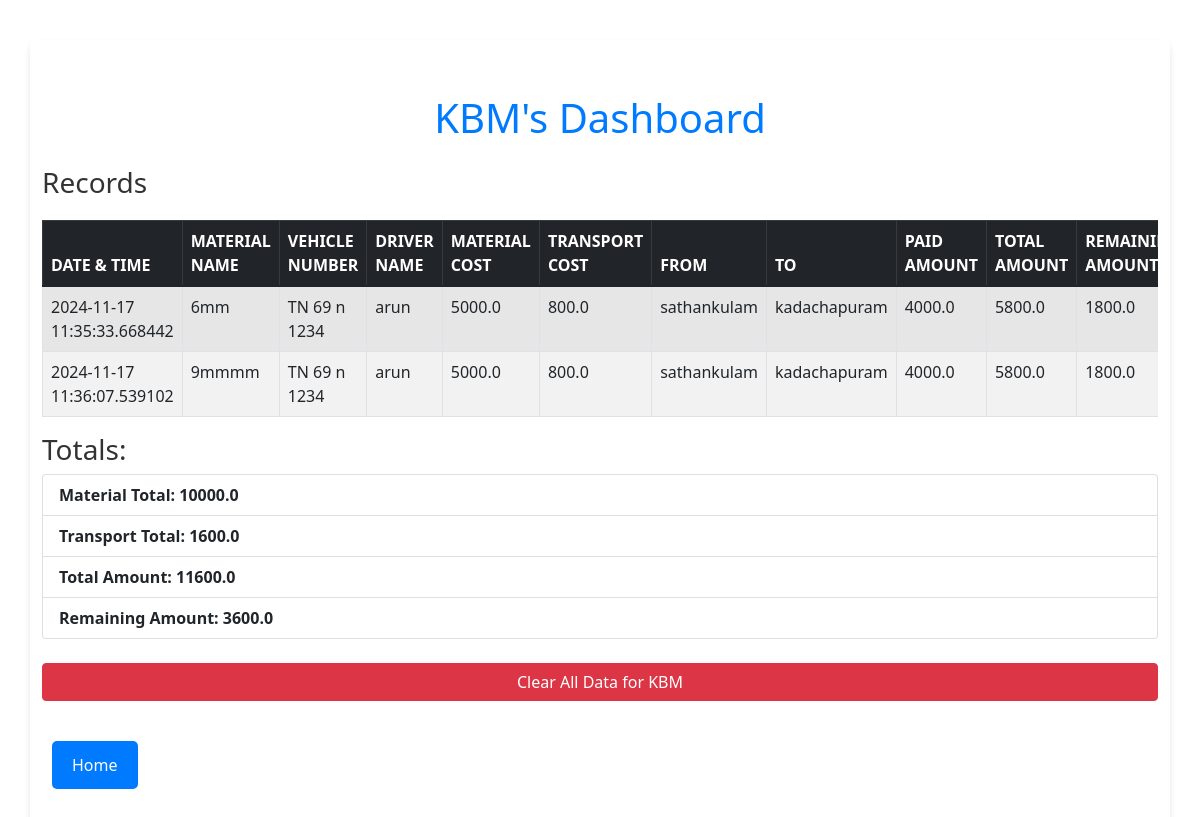
The page /dashboard/KBM on the database its author committed.
### tables this page shows
CREATE TABLE clients (
            id INTEGER PRIMARY KEY,
            name TEXT
        );

CREATE TABLE records (
            id INTEGER PRIMARY KEY AUTOINCREMENT,
            client_id INTEGER,
            datetime TEXT,
            material_name TEXT,
            vehicle_number TEXT,
            driver_name TEXT,
            material_cost REAL,
            transport_cost REAL,
            from_location TEXT,
            to_location TEXT,
            paid_amount REAL,
            total_amount REAL,
            remaining_amount REAL,
            FOREIGN KEY (client_id) REFERENCES clients(id)
        );

### app.py (the view)
@app.route('/dashboard/<client_name>')
def client_dashboard(client_name):
    conn = sqlite3.connect('ada_transport.db')
    c = conn.cursor()
    c.execute("SELECT id FROM clients WHERE name=?", (client_name,))
    client = c.fetchone()
    if client is None:
        flash(f'Client {client_name} not found', 'danger')
        return redirect(url_for('index'))
    client_id = client[0]
    c.execute("SELECT * FROM records WHERE client_id=?", (client_id,))
    records = c.fetchall()
    c.execute("""
        SELECT COALESCE(SUM(material_cost), 0.0), COALESCE(SUM(transport_cost), 0.0),
               COALESCE(SUM(total_amount), 0.0), COALESCE(SUM(remaining_amount), 0.0)
        FROM records WHERE client_id=?
    """, (client_id,))
    totals = c.fetchone()
    material_total, transport_total, total_amount, remaining_total = totals
    conn.close()
    return render_template('dashboard.html',
                           client_name=client_name,
                           records=records,
                           material_total=material_total,
                           transport_total=transport_total,
                           total_amount=total_amount,
                           remaining_total=remaining_total)

### templates/dashboard.html (shortened to what this page needs)
<!DOCTYPE html>
<html lang="en">
<head>
    <link rel="stylesheet" href="{{ url_for('static', filename='styles.css') }}">
    <link rel="stylesheet" href="https://stackpath.bootstrapcdn.com/bootstrap/5.1.3/css/bootstrap.min.css">
</head>
<body>
    <div class="container">
        <h1 class="text-center my-4">{{ client_name }}'s Dashboard</h1>
        <h3>Records</h3>
        <table class="table table-striped table-bordered">
            <thead class="table-dark">
                <tr>
                    <th>Date & Time</th>
                    <th>Material Name</th>
                    <th>Vehicle Number</th>
                    <th>Driver Name</th>
                    <th>Material Cost</th>
                    <th>Transport Cost</th>
                    <th>From</th>
                    <th>To</th>
                    <th>Paid Amount</th>
                    <th>Total Amount</th>
                    <th>Remaining Amount</th>
                </tr>
            </thead>
            <tbody>
                {% for record in records %}
                <tr>
                    <td>{{ record[2] }}</td>
                    <td>{{ record[3] }}</td>
                    <td>{{ record[4] }}</td>
                    <td>{{ record[5] }}</td>
                    <td>{{ record[6] }}</td>
                    <td>{{ record[7] }}</td>
                    <td>{{ record[8] }}</td>
                    <td>{{ record[9] }}</td>
                    <td>{{ record[10] }}</td>
                    <td>{{ record[11] }}</td>
                    <td>{{ record[12] }}</td>
                </tr>
                {% endfor %}
            </tbody>
        </table>
        <h3>Totals:</h3>
        <ul class="list-group mb-4">
            <li class="list-group-item">Material Total: <strong>{{ material_total }}</strong></li>
            <li class="list-group-item">Transport Total: <strong>{{ transport_total }}</strong></li>
            <li class="list-group-item">Total Amount: <strong>{{ total_amount }}</strong></li>
            <li class="list-group-item">Remaining Amount: <strong>{{ remaining_total }}</strong></li>
        </ul>
        <div class="column">
            <form action="{{ url_for('clear_client_data', client_name=client_name) }}" method="post">
                <button type="submit" class="btn btn-danger">Clear All Data for {{ client_name }}</button>
            </form>
            <a href="{{ url_for('home') }}" class="link-button1" style="text-decoration: none;">Home</a>
        </div>
    </div>
</body>
</html>

### rows shown on the page
clients: name "KBM"
records: datetime "2024-11-17 11:35:33.668442", material_name "6mm", vehicle_number "TN 69 n 1234", driver_name "arun", material_cost "5000.0", transport_cost "800.0", from_location "sathankulam", to_location "kadachapuram", paid_amount "4000.0", total_amount "5800.0", remaining_amount "1800.0"
records: datetime "2024-11-17 11:36:07.539102", material_name "9mmmm", vehicle_number "TN 69 n 1234", driver_name "arun", material_cost "5000.0", transport_cost "800.0", from_location "sathankulam", to_location "kadachapuram", paid_amount "4000.0", total_amount "5800.0", remaining_amount "1800.0"

### other values the page prints
{{ material_total }} "10000.0"
{{ transport_total }} "1600.0"
{{ total_amount }} "11600.0"
{{ remaining_total }} "3600.0"
